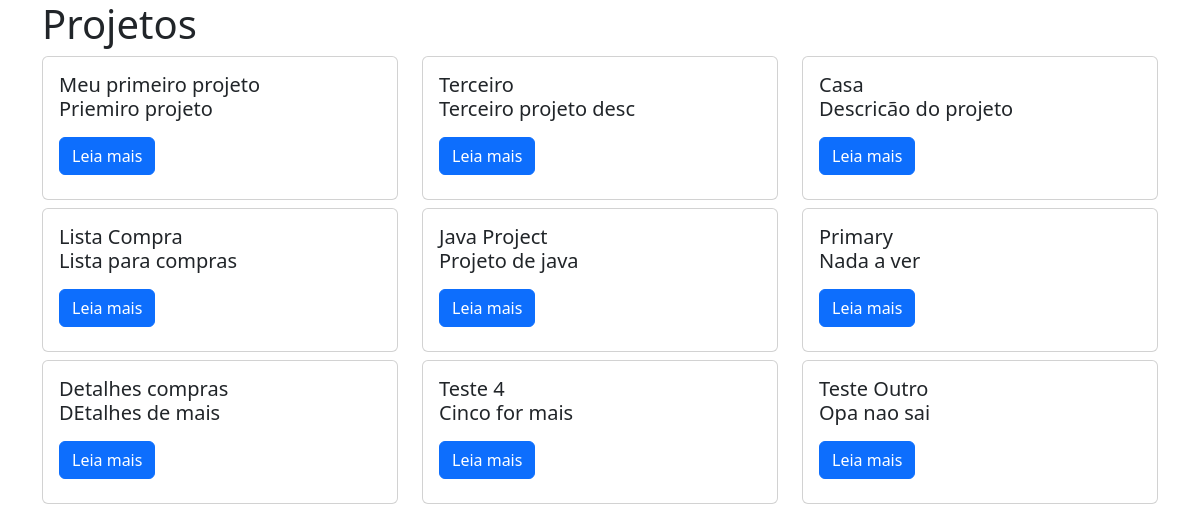
Page /projetos on the committed database.
### projetos/models.py (models this page shows)
class Projeto(models.Model):
    titulo = models.CharField(
        verbose_name="Titulo do projeto ",
        max_length=30,
        help_text="titulo do projeto"
   )
    descricao = models.CharField(
        max_length=100,
        verbose_name="Descrição de projeto", help_text="descrição do projeto",
    )
    tecnologia = models.CharField(
        max_length=20,
        verbose_name="Tecnologia do projeto", help_text="Tecnologia do projeto",
    )
    class Meta:
        db_table: str = "projeto"
        verbose_name: str = "projeto"
        verbose_name_plural: str = "projetos"

### projetos/views.py (the view)
# urls.py: path('', views.inicio, name = "inicio"),
def inicio(request:HttpRequest):
    projetos = Projeto.objects.all()
    contexto = {"projetos": projetos}
    return render(request, "projetos/inicio.html",contexto)

### projetos/templates/projetos/inicio.html
{% extends "base.html" %}
{% block page_content %}
<h1>Projetos</h1>
<div class="row">
    {%for projeto in projetos%}
    <div class="col-md-4">
        <div class="card mb-2">
            <div class="card-body">
                <h5 class="card-title">{{projeto.titulo}}</5>
                <p class = "card-text">{{projeto.descricao}}</p>
                <a href="{% url "detalhe" projeto.pk %}" class="btn btn-primary">
                    Leia mais
                </a>
            </div>
        </div>
    </div>
    {% endfor %}
</div>
{% endblock %}

### portifolio_pessoal/templates/base.html (shortened to what this page needs)
<!DOCTYPE html>
<html lang="pt-br">
  <head>
    <link
      href="https://cdn.jsdelivr.net/npm/bootstrap@5.3.1/dist/css/bootstrap.min.css"
      rel="stylesheet"
    />
  </head>
  <body class="container">
    {% block page_content %}{% endblock page_content %}
  </body>
</html>

### rows in the picture
Projeto: titulo "Meu primeiro projeto", descricao "Priemiro projeto"
Projeto: titulo "Terceiro", descricao "Terceiro projeto desc"
Projeto: titulo "Casa", descricao "Descricão do projeto"
Projeto: titulo "Lista Compra", descricao "Lista para compras"
Projeto: titulo "Java Project", descricao "Projeto de java"
Projeto: titulo "Primary", descricao "Nada a ver"
Projeto: titulo "Detalhes compras", descricao "DEtalhes de mais"
Projeto: titulo "Teste 4", descricao "Cinco for mais"
Projeto: titulo "Teste Outro", descricao "Opa nao sai"
